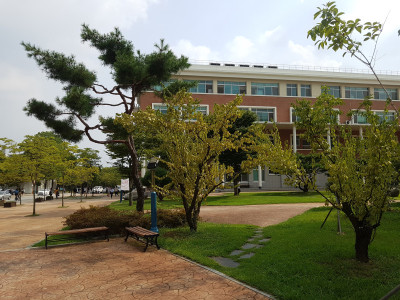
#> input picture opencv_surf/data/ss20160908_145558.jpg, 400 x 300 px
$ python main2.py data/ss20160908_145558.jpg data/ss20160908_145556.jpg   (Python 2 division)
#> lines starting #> are read from the running program, lines starting #| are printed output that depends on the picture
### opencv_surf/tic.py
import time

then = None
def k(m):
  global then
  now = time.time()
  if then: print m, now - then
  else: print m
  then = now

### opencv_surf/main2.py
'''
Uses SURF to match two images.
Based on the sample code from opencv:
  samples/python2/find_obj.py
USAGE
  find_obj.py <image1> <image2>
'''

import numpy
import cv2

import sys
import random
import tic
import sqlite3


from PIL import Image
from scipy import ndimage
from matplotlib import pyplot

###############################################################################
# Image Matching
###############################################################################

def match_images(img1, img2):
    """Given two images, returns the matches"""
    detector = cv2.SURF(10, 5, 5)
    matcher = cv2.BFMatcher(cv2.NORM_L2)

    tic.k('img1 detect')
    kp1, desc1 = detector.detectAndCompute(img1, None)

    # print type(kp1), type(desc1)
    tic.k('img2 detect')

    # print kp1
    # print desc1.shape
    ''' kp = keypoint, kp[0].pt = #0 keypoint x axis, y axis point'''

    i = 1

    # [31 lines of commented-out code are left out]


    kp2, desc2 = detector.detectAndCompute(img2, None)
    # print 'img1 - %d features, img2 - %d features' % (len(kp1), len(kp2))

    raw_matches = matcher.knnMatch(desc1, trainDescriptors=desc2, k=2)  # 2
    kp_pairs = filter_matches(kp1, kp2, raw_matches)
    print len(kp_pairs)
    return kp_pairs


# [100 lines left out: functions filter_matches, explore_match, draw_matches, db_connect, not called in this run]

###############################################################################
# Test Main
###############################################################################

if __name__ == '__main__':
    tic.k('start')
    """Test code: Uses the two specified"""
    # [7 lines of commented-out code are left out]

    fn1 = './data/ss20160908_145558.jpg'
    fn2 = './data/ss20160908_145556.jpg'

    img1 = cv2.imread(fn1, 0)
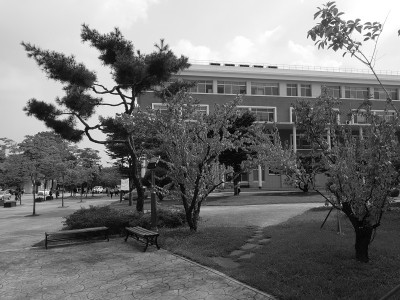
#> img1: shape (300, 400); min 0, max 255, mean 115.4
    img2 = cv2.imread(fn2, 0)
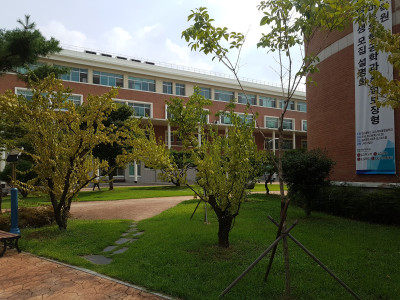
#> input picture opencv_surf/data/ss20160908_145556.jpg, 400 x 300 px
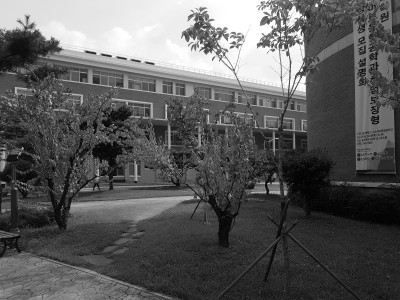
#> img2: shape (300, 400); min 0, max 255, mean 90.9

    if img1 is None:
        print 'Failed to load fn1:', fn1
        sys.exit(1)

    if img2 is None:
        print 'Failed to load fn2:', fn2
        sys.exit(1)

#> (the run stopped early here; a loop or call above may not have finished)
